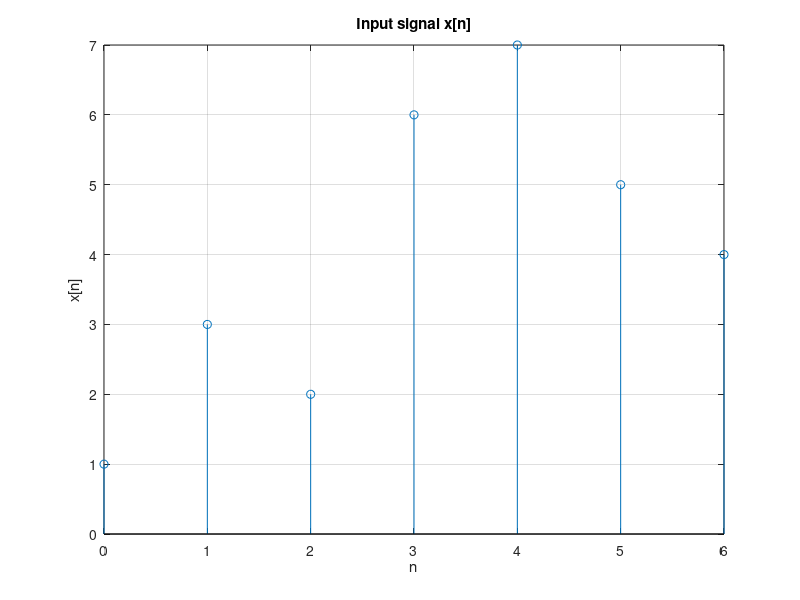
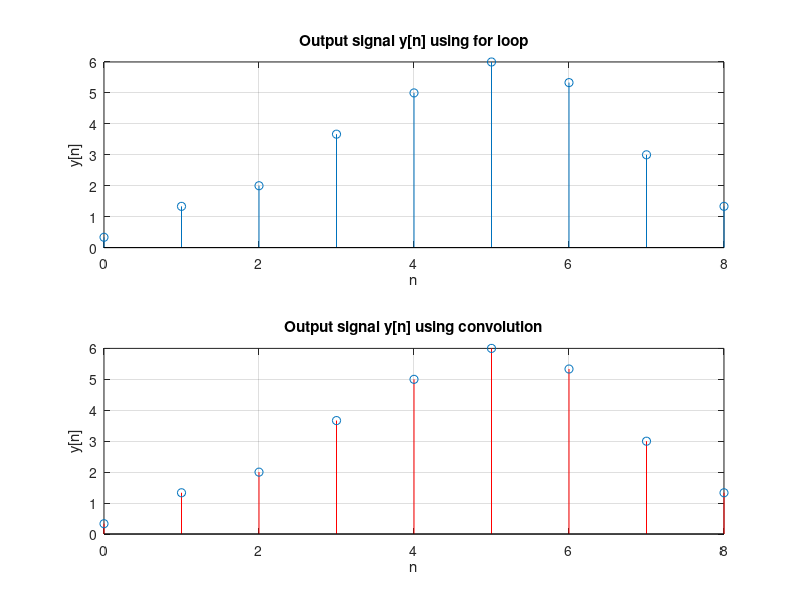
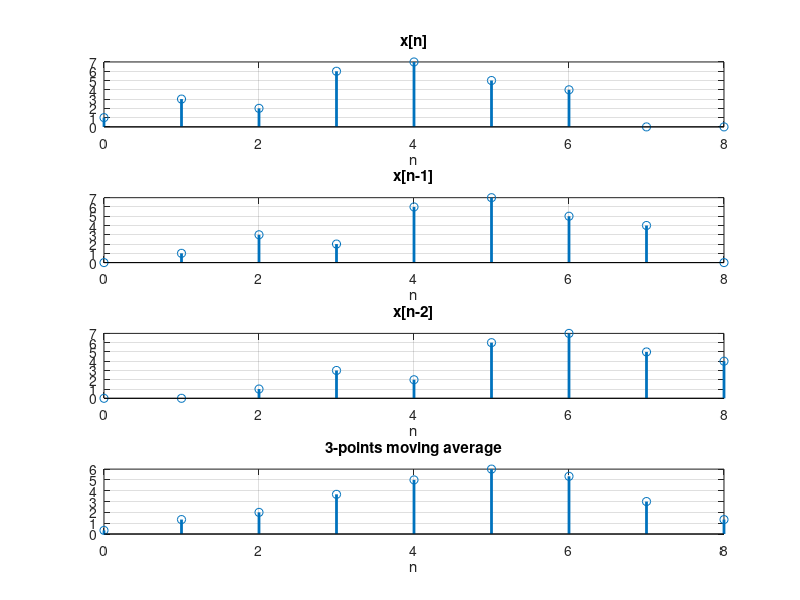
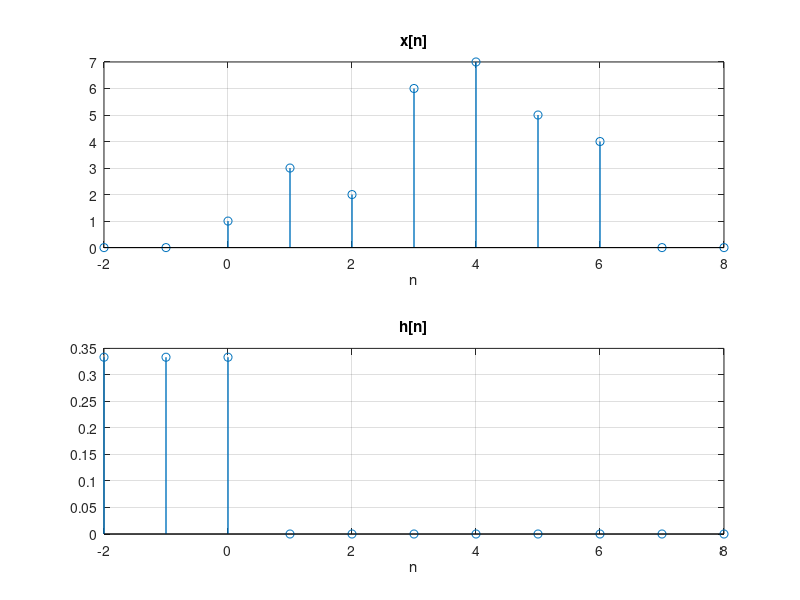

Write MATLAB code to recreate these figures, in order.
clc;
clear;
%% Set x[n] and parameters
x = [1, 3, 2, 6, 7, 5, 4];
n = 0:6;
L = length(x);
M = 3;
%% (a) Plot x[n]
figure(1);
stem(n, x);
title('Input signal x[n]');
xlabel('n');
ylabel('x[n]');
grid on;
%% (b) Calculate y[n] using for loop

x_pad = [zeros(1,M-1) x zeros(1,M-1)]; % Pad the x[n] with zero
n = 0:L+M-2;
for i = 1 : L+M-1
    y(i) = (1/3)*(x_pad(i) + x_pad(i+1) + x_pad(i+2));
end

% Plot y
figure(2);
subplot(2, 1, 1);
stem(n, y);
title('Output signal y[n] using for loop');
xlabel('n', 'LineWidth', 3);
ylabel('y[n]');
grid on;
%% (c) Calculate y[n] using convolution
h = (1/M) * [1, 1, 1];  % Window filter
y_conv = conv(x, h);

% Plot y_conv
subplot(2, 1, 2);
stem(n, y_conv, 'Color', 'r');
title('Output signal y[n] using convolution');
xlabel('n');
ylabel('y[n]');
grid on;
%% Plot x[n], x[n-1], x[n-2]

x1 = [1, 3, 2, 6, 7, 5, 4, 0, 0];
x2 = [0, 1, 3, 2, 6, 7, 5, 4, 0];
x3 = [0, 0, 1, 3, 2, 6, 7, 5, 4];
output = (1/3)*(x1 + x2 + x3);

figure(3);
subplot(4, 1, 1);
stem(n, x1, 'LineWidth', 2);
title('x[n]');
xlabel('n');
grid on;

subplot(4, 1, 2);
stem(n, x2, 'LineWidth', 2);
title('x[n-1]');
xlabel('n');
grid on;

subplot(4, 1, 3);
stem(n, x3, 'LineWidth', 2);
title('x[n-2]');
xlabel('n');
grid on;

subplot(4, 1, 4);
stem(n, output, 'LineWidth', 2);
title('3-points moving average');
xlabel('n');
grid on;
%% Plot h[n] and x[n]

h1 = [1/3 1/3 1/3 0 0 0 0 0 0 0 0];
n = -2 : 8;

figure(4);
subplot(2, 1, 1);
stem(n, x_pad, 'LineWidth', 1);
title('x[n]');
xlabel('n');
grid on;

subplot(2, 1, 2);
stem(n, h1, 'LineWidth', 1);
title('h[n]');
xlabel('n');
grid on;

